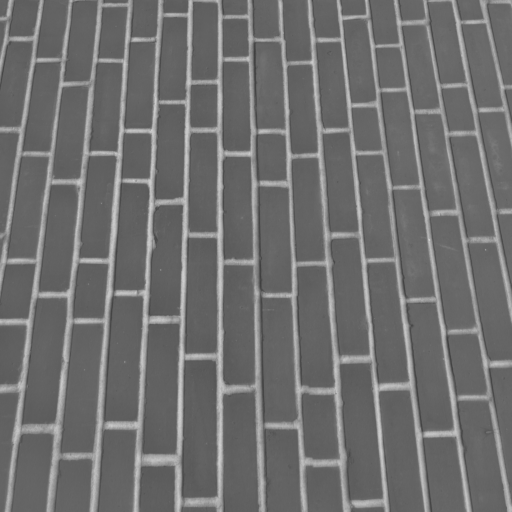
#> input picture skimage.data.brick(), 512 x 512 px
$ python plot_gabor.py
#> lines starting #> are read from the running program, lines starting #| are printed output that depends on the picture
"""
=============================================
Gabor filter banks for texture classification
=============================================

In this example, we will see how to classify textures based on Gabor filter
banks. Frequency and orientation representations of the Gabor filter are
similar to those of the human visual system.

The images are filtered using the real parts of various different Gabor filter
kernels. The mean and variance of the filtered images are then used as features
for classification, which is based on the least squared error for simplicity.

"""

import matplotlib.pyplot as plt
import numpy as np
from scipy import ndimage as ndi

from skimage.data import brick, grass, rough_wall
from skimage.util import img_as_float
from skimage.filters import gabor_kernel


def compute_feats(image, kernels):
    feats = np.zeros((len(kernels), 2), dtype=np.double)
    for k, kernel in enumerate(kernels):
        filtered = ndi.convolve(image, kernel, mode='wrap')
        feats[k, 0] = filtered.mean()
        feats[k, 1] = filtered.var()
    return feats


def match(feats, ref_feats):
    min_error = np.inf
    min_i = None
    for i in range(ref_feats.shape[0]):
        error = np.sum((feats - ref_feats[i, :])**2)
        if error < min_error:
            min_error = error
            min_i = i
    return min_i


# prepare filter bank kernels
kernels = []
for theta in range(4):
    theta = theta / 4. * np.pi
    for sigma in (1, 3):
        for frequency in (0.05, 0.25):
            kernel = np.real(gabor_kernel(frequency, theta=theta,
                                          sigma_x=sigma, sigma_y=sigma))
            kernels.append(kernel)


shrink = (slice(0, None, 3), slice(0, None, 3))
brick = brick()[shrink]
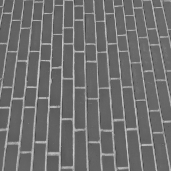
#> brick: shape (171, 171); min 66, max 207, mean 111.4
grass = grass()[shrink]
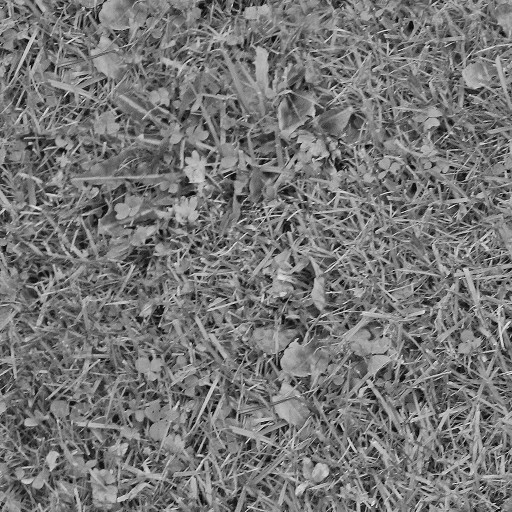
#> input picture skimage.data.grass(), 512 x 512 px
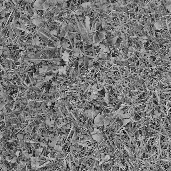
#> grass: shape (171, 171); min 3, max 241, mean 118.4
#> (the run stopped early here; a loop or call above may not have finished)
